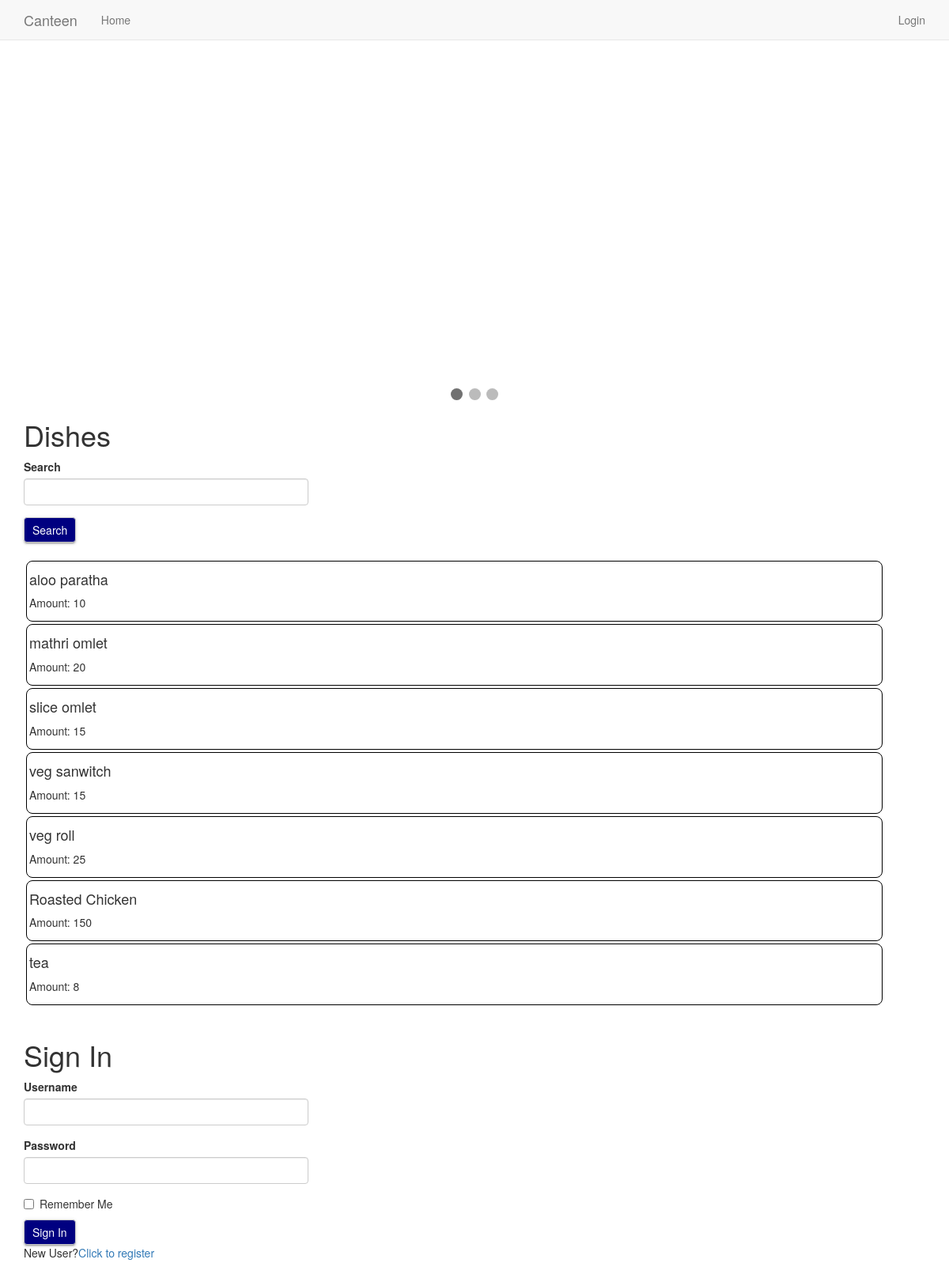
The page /index on the database as committed earlier.
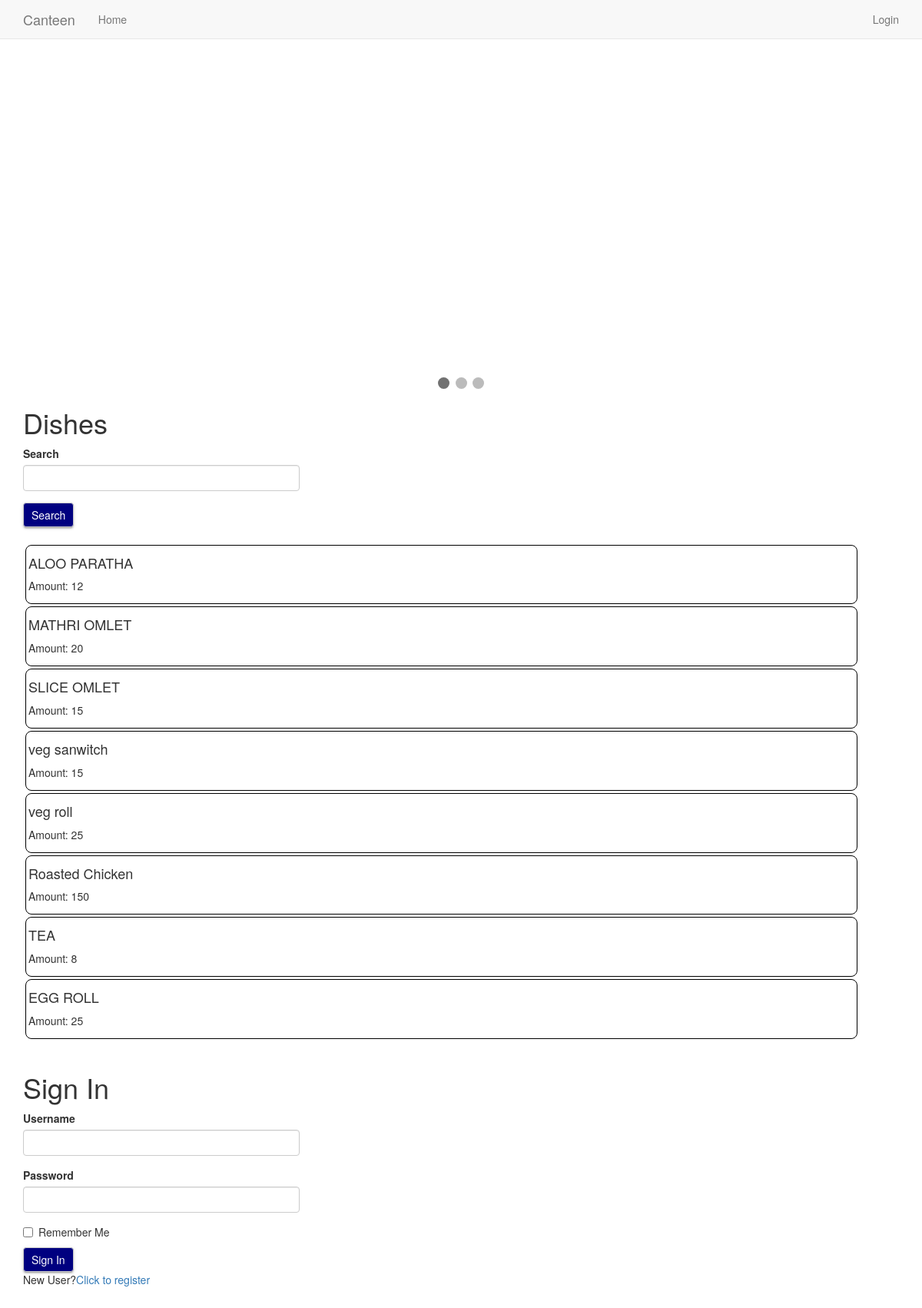
The same page on the database as committed later.
### app/models.py (models this page shows, shortened)
class Dishes(db.Model):
    id = db.Column(db.Integer, primary_key=True)
    dishname = db.Column(db.String(50), index=True, unique=True)
    amount = db.Column(db.Integer)
    timetaken = db.Column(db.Integer)
    quantity = db.Column(db.Integer)
    quantities = db.relationship('Quantity', backref='dish', lazy='dynamic')
    order = db.relationship('Orders', backref='dish', lazy='dynamic')

### app/routes.py (the view, shortened to what this page needs)
@app.route('/', methods=['GET', 'POST'])
@app.route('/index', methods=['GET', 'POST'])
def index():
    t = time_correction()
    dishes = Dishes.query.all()
    form1 = SearchForm()
    if form1.validate_on_submit():
        return redirect(url_for('search', dishname=form1.search.data))
    form2 = LoginForm()
    form = DishForm()
    if current_user.is_anonymous:
        return render_template('index.html', title='Home',
            dishes=dishes, form1=form1,
            form2=form2, next_page='index')
    elif current_user.username != "admin":
        if t == 0:
            flash('Your order will be accepted fast.')
        else:
            flash('Your order will be accepted after {} minutes'.format(t))
    quantities = Quantity.query.filter_by(customer=current_user).all()
    return render_template('index.html', title='Home',
        dishes=dishes, form=form, quantities=quantities,
        form1=form1, next_page='index')

### app/forms.py
class SearchForm(FlaskForm):
    search = StringField('Search', validators=[DataRequired()])
    submit = SubmitField('Search')

class LoginForm(FlaskForm):
    username = StringField('Username', validators=[DataRequired()])
    password = PasswordField('Password', validators=[DataRequired()])
    remember_me = BooleanField('Remember Me')
    submit = SubmitField('Sign In')

### app/routes.py (called while the page is built, shortened)
def time_correction():
    wait_time, t = app.config['WAIT_TIME'], 0
    recent_orders = RecentOrders.query.all()
    app.config['WAIT_TIME'] = wait_time
    db.session.commit()
    if recent_orders:
        t = (recent_order.timestamp
            + timedelta(minutes=330)
            - datetime.now()).total_seconds()
        return (t//60+1)
    return 0

### app/templates/index.html
{% extends "base.html" %}
{% import 'bootstrap/wtf.html' as wtf %}
{% block app_content %}
  <h1>Dishes</h1>
  <div class="row">
    <div class="col-sm-9 col-md-6 col-lg-4">
      {{ wtf.quick_form(form1) }}
    </div>
  </div>
  <br>
  {% if not current_user.is_anonymous %}
    {% for dish in dishes %}
      {% for quantity in quantities %}
        {% if quantity.dish.dishname==dish.dishname %}
          {% include "_dish.html" %}
        {% endif %}
      {% endfor %}
    {% endfor %}
  {% else %}
    {% for dish in dishes %}
      {% include "_dish.html" %}
    {% endfor %}
  {% endif %}
  <br>
  {% if current_user.username=='admin' %}
    <div class="row">
      <div class="col-sm-9 col-md-6 col-lg-4">
        {{ wtf.quick_form(form) }}
      </div>
    </div>
  {% elif not current_user.is_anonymous %}
    <form action="{{ url_for('order') }}" method="post">
      <input class="btn" type="submit" value="Order">
    </form>
  {% else %}
    {% include "login.html" %}
  {% endif %}
{% endblock %}

### app/templates/base.html (shortened to what this page needs)
{% extends 'bootstrap/base.html' %}
{% block head %}
  {{ super() }}
  <link rel="stylesheet" type="text/css" href="{{ url_for('static', filename='app.css') }}">
{% endblock %}
{% block navbar %}
  <nav class="navbar navbar-default navbar-fixed-top">
    <div class="container">
      <div class="navbar-header">
        <a class="navbar-brand" href="{{ url_for('index') }}">Canteen</a>
      </div>
      <div class="collapse navbar-collapse" id="bs-example-navbar-collapse-1">
        <ul class="nav navbar-nav">
          <li><a href="{{ url_for('index') }}">Home</a></li>
        </ul>
        <ul class="nav navbar-nav navbar-right">
          {% if current_user.is_anonymous %}
            <li><a href="{{ url_for('index') }}#login">Login</a></li>
          {% else %}
            <li><a href="{{ url_for('history', start=1) }}">History</a></li>
            {% if current_user.username != "admin" %}
              <li><a href="{{ url_for('recent_orders') }}">Recent Orders</a></li>
            {% endif %}
            <li><a href="{{ url_for('logout') }}">Logout</a></li>
          {% endif %}
        </ul>
      </div>
    </div>
  </nav>
{% endblock %}
{% block content %}
  <div class="container">
    <div class="slideshow-container">
    </div>
    <br>
    <div style="text-align:center">
      <span class="dot" onclick="currentSlide(1)"></span>
      <span class="dot" onclick="currentSlide(2)"></span>
      <span class="dot" onclick="currentSlide(3)"></span>
    </div>
    {% block app_content %}{% endblock %}
  </div>
{% endblock %}

### app/templates/_dish.html (shortened to what this page needs)
<div class="container dish">
  <form action="{{ url_for('update', dishname=dish.dishname, next_page=next_page) }}" method="post">
    <div class="row">
      <div class="col-xs-8 col-sm-9 col-lg-10">
        <h4>{{ dish.dishname }}</h4>
        <p>Amount: {{ dish.amount }}</p>
      </div>
      <div class="col-xs-4 col-sm-3 col-lg-2">
      </div>
    </div>
  </form>
</div>

### app/templates/login.html
<div id="login">
  <h1>Sign In</h1>
  <div class="row">
    <div class="col-sm-9 col-md-6 col-lg-4">
      {{ wtf.quick_form(form2) }}
    </div>
  </div>
  <p>New User?<a href="{{ url_for('register') }}">Click to register</a></p>
</div>

### app/static/app.css (style rules this page uses)
* { box-sizing:border-box; }
body { padding-top: 70px; padding-bottom: 70px; }
.btn { background-color: navy; color: #fff; border-radius: 4px; box-shadow: 0 2px 2px 0 rgba(0, 0, 0, 0.14), 0 3px 1px -2px rgba(0, 0, 0, 0.2), 0 1px 5px 0 rgba(0, 0, 0, 0.12); padding: 5px 10px; }
.dish { width: 95%; margin: 3px 3px 3px 3px; padding: 3px 3px 3px 3px; border: 1px solid #000000; border-radius: 8px; }
.dot { cursor: pointer; height: 15px; width: 15px; margin: 0 2px; background-color: #bbb; border-radius: 50%; display: inline-block; transition: background-color 0.6s ease; }
.active { background-color: #717171; }
.slideshow-container { position: relative; margin: auto; }

Rows that differ between the two databases and show on the page:
removed Dishes: dishname "tea", amount "8"
changed Dishes: dishname "aloo paratha" → "ALOO PARATHA"; amount "10" → "12"
changed Dishes: dishname "mathri omlet" → "MATHRI OMLET"
changed Dishes: dishname "slice omlet" → "SLICE OMLET"
added Dishes: dishname "TEA", amount "8"
added Dishes: dishname "EGG ROLL", amount "25"
